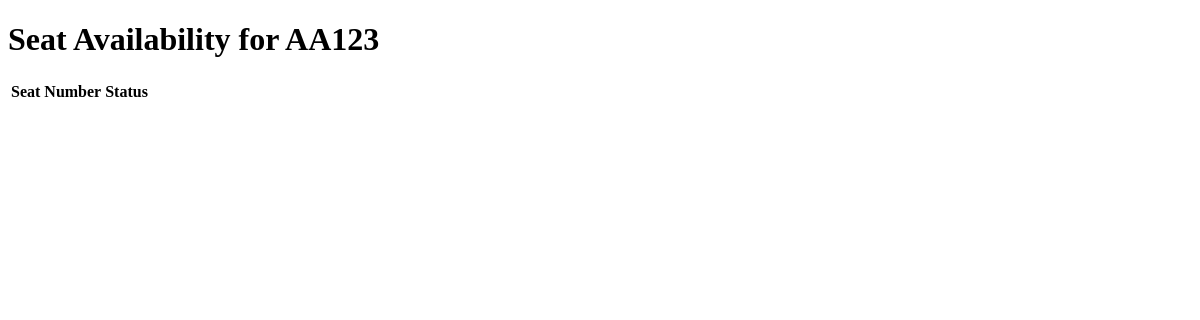
The page /flights/flight/1/seats/ on the database as committed earlier.
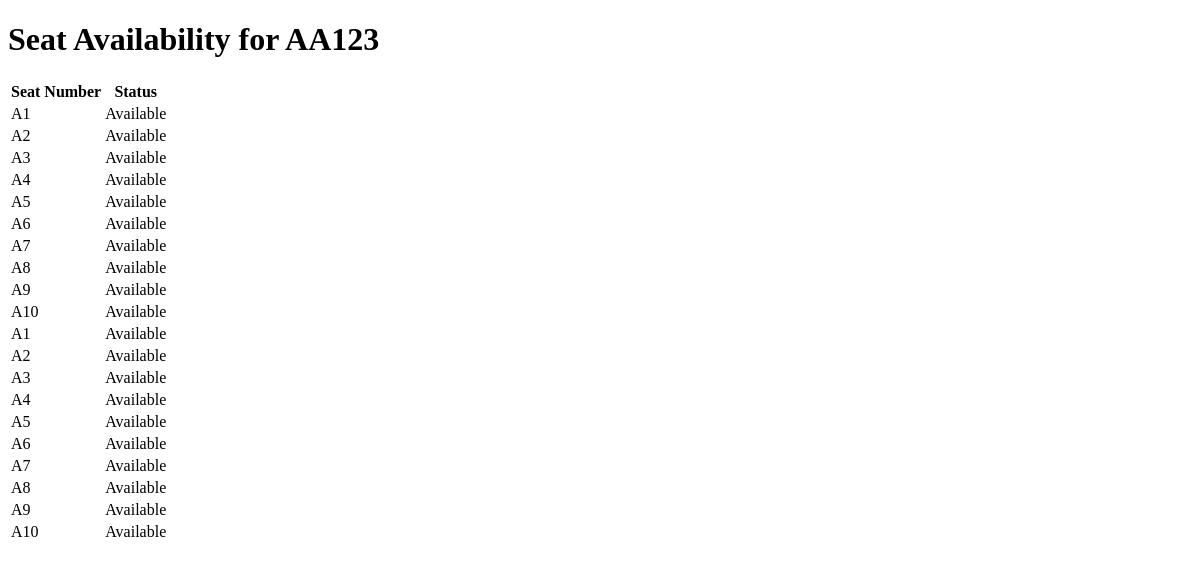
The same page on the database as committed later.
### flights/models.py (models this page shows, shortened)
class Seat(models.Model):
    seat_number = models.CharField(max_length=10)
    status = models.CharField(
        max_length=20,
        choices=[
            ('available', 'Available'),
            ('reserved', 'Reserved'),
            ('occupied', 'Occupied'),
        ],
        default='available',
    )
    flight = models.ForeignKey(Flight, on_delete=models.CASCADE)

### flights/views.py (the view)
# urls.py: path('flight/<int:flight_id>/seats/', views.seat_availability, name='seat_availability'),
def seat_availability(request, flight_id):
    flight = get_object_or_404(Flight, pk=flight_id)
    seats = Seat.objects.filter(flight=flight)
    return render(request, 'flights/seat_availability.html', {'flight': flight, 'seats': seats})

### flights/templates/flights/seat_availability.html (shortened to what this page needs)
<!DOCTYPE html>
<html>
<head>
</head>
<body>
    <h1>Seat Availability for {{ flight.flight_number }}</h1>
    <table>
        <thead>
            <tr>
                <th>Seat Number</th>
                <th>Status</th>
            </tr>
        </thead>
        <tbody>
            {% for seat in seats %}
            <tr>
                <td>{{ seat.seat_number }}</td>
                <td>{{ seat.get_status_display }}</td>
            </tr>
            {% endfor %}
        </tbody>
    </table>
</body>
</html>

Rows that differ between the two databases and show on the page:
added Seat: seat_number "A1", status "Available"
added Seat: seat_number "A2", status "Available"
added Seat: seat_number "A3", status "Available"
added Seat: seat_number "A4", status "Available"
added Seat: seat_number "A5", status "Available"
added Seat: seat_number "A6", status "Available"
added Seat: seat_number "A7", status "Available"
added Seat: seat_number "A8", status "Available"
added Seat: seat_number "A9", status "Available"
added Seat: seat_number "A10", status "Available"
added Seat: seat_number "A1", status "Available"
added Seat: seat_number "A2", status "Available"
added Seat: seat_number "A3", status "Available"
added Seat: seat_number "A4", status "Available"
added Seat: seat_number "A5", status "Available"
added Seat: seat_number "A6", status "Available"
added Seat: seat_number "A7", status "Available"
added Seat: seat_number "A8", status "Available"
added Seat: seat_number "A9", status "Available"
added Seat: seat_number "A10", status "Available"
